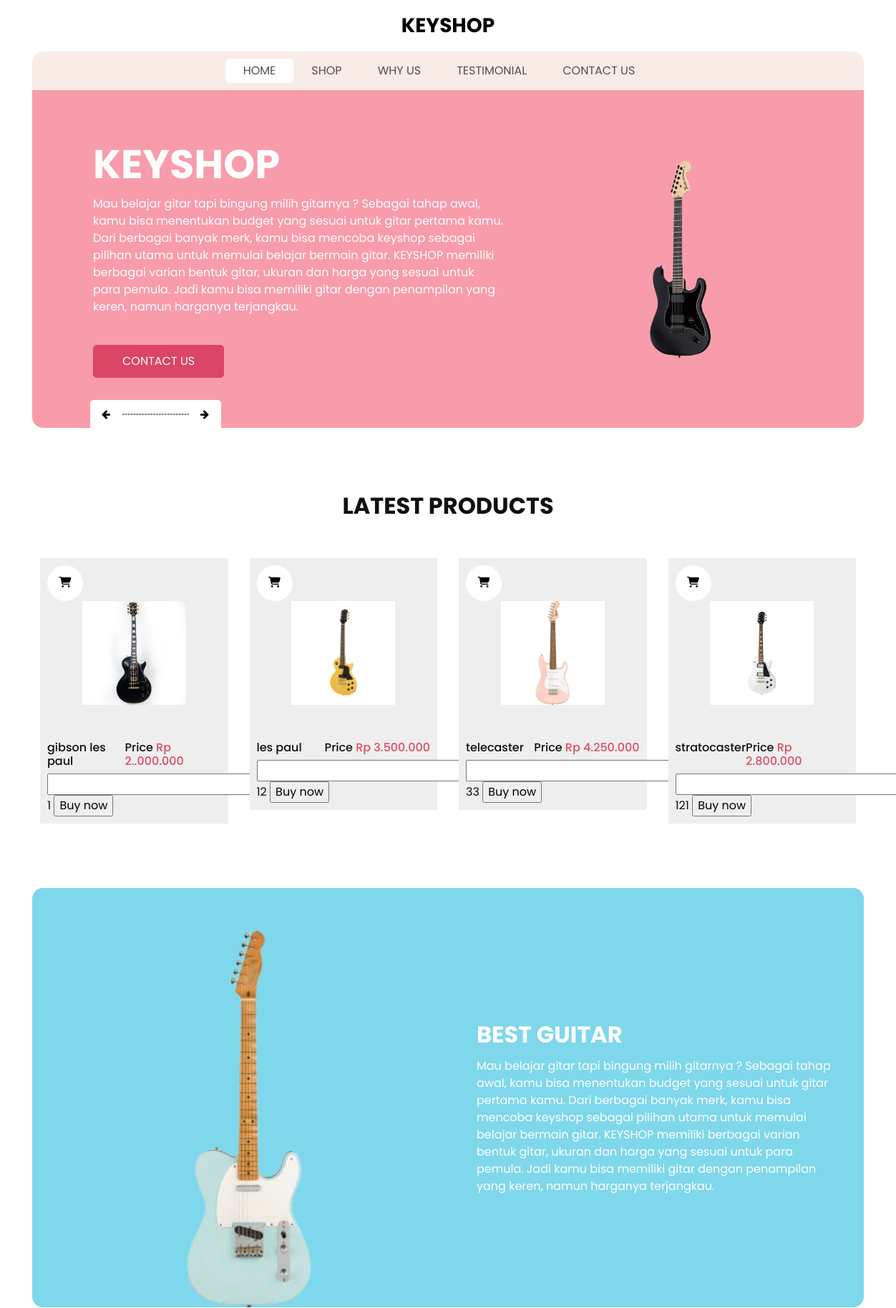
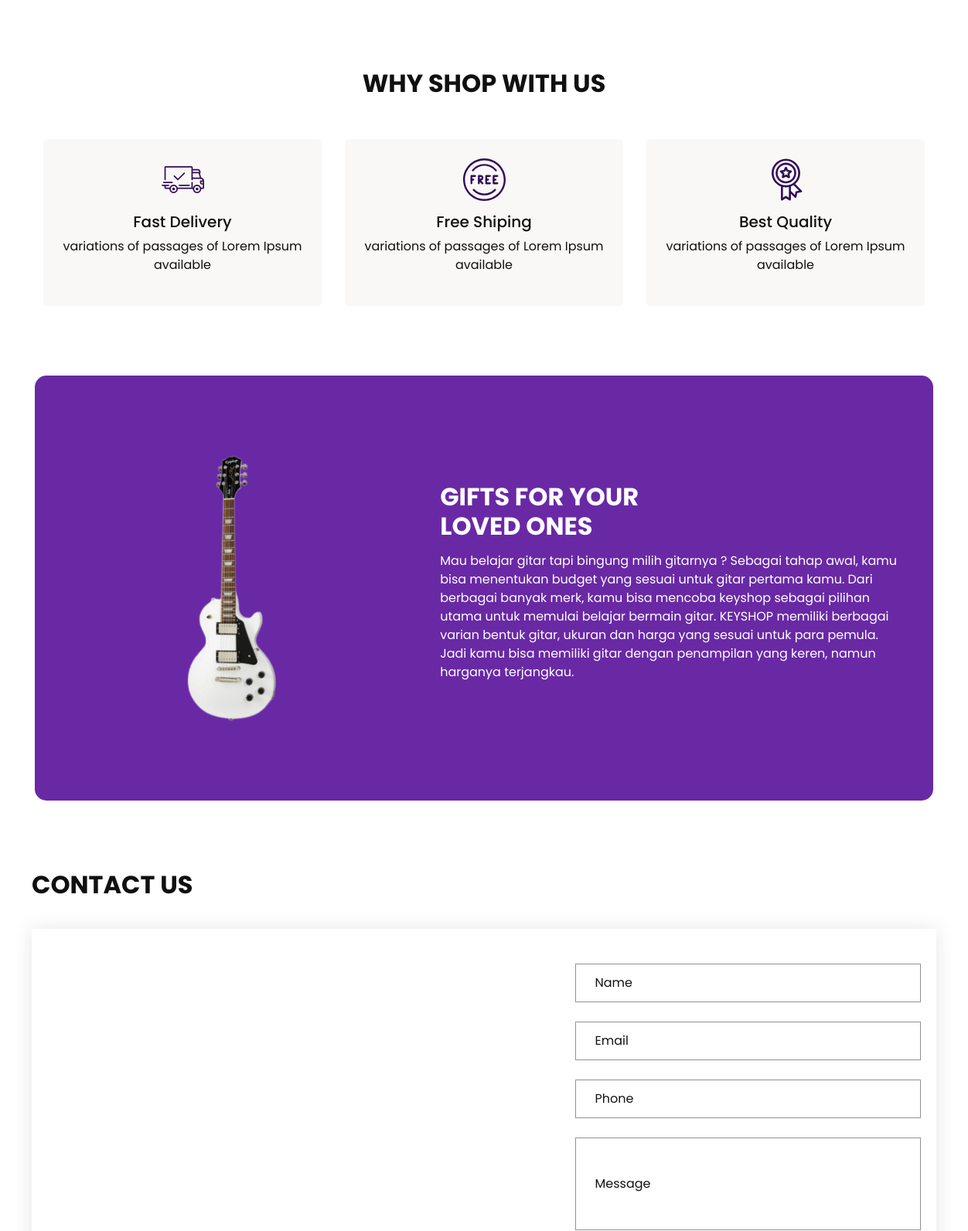
The app's page /home.php (upper part) with its own data (2 pictures, top to bottom).
### tables this page shows
CREATE TABLE `barang` (
  `id_barang` int(11) NOT NULL,
  `foto` text NOT NULL,
  `no_barang` varchar(255) NOT NULL,
  `nama_barang` varchar(255) NOT NULL,
  `harga` varchar(100) NOT NULL,
  `stok` int(11) NOT NULL
);

### home.php (the view, shortened to what this page needs)
<!DOCTYPE html>
<html>
<head>
  <link rel="stylesheet" href="https://cdnjs.cloudflare.com/ajax/libs/font-awesome/6.4.2/css/all.min.css" />
  <link rel="stylesheet" type="text/css" href="https://cdnjs.cloudflare.com/ajax/libs/OwlCarousel2/2.3.4/assets/owl.carousel.min.css" />
  <link rel="stylesheet" type="text/css" href="css/bootstrap.css" />
  <link href="css/style.css" rel="stylesheet" />
  <link href="css/responsive.css" rel="stylesheet" />
</head>
<body>
  <div class="hero_area">
    <header class="header_section">
      <nav class="navbar navbar-expand-lg custom_nav-container ">
        <a class="navbar-brand" href="index.html">
          <span>
            KEYSHOP
          </span>
        </a>
        <div class="collapse navbar-collapse" id="navbarSupportedContent">
          <ul class="navbar-nav  ">
            <li class="nav-item active">
              <a class="nav-link" href="home.php">Home <span class="sr-only">(current)</span></a>
            </li>
            <li class="nav-item">
              <a class="nav-link" href="shop.php">
                Shop
              </a>
            </li>
            <li class="nav-item">
              <a class="nav-link" href="why.php">
                Why Us
              </a>
            </li>
            <li class="nav-item">
              <a class="nav-link" href="testimonial.php">
                Testimonial
              </a>
            </li>
            <li class="nav-item">
              <a class="nav-link" href="contact.php">Contact Us</a>
            </li>
          </ul>
        </div>
      </nav>
    </header>
    <section class="slider_section">
      <div class="slider_container">
        <div id="carouselExampleIndicators" class="carousel slide" data-ride="carousel">
          <div class="carousel-inner">
            <div class="carousel-item active">
              <div class="container-fluid">
                <div class="row">
                  <div class="col-md-7">
                    <div class="detail-box">
                      <h1>
                        KEYSHOP
                      </h1>
                      <p>
                      Mau belajar gitar tapi bingung milih gitarnya ? Sebagai tahap awal, kamu bisa menentukan budget yang sesuai untuk gitar pertama kamu. Dari berbagai banyak merk, kamu bisa mencoba keyshop sebagai pilihan utama untuk memulai belajar bermain gitar. KEYSHOP memiliki berbagai varian bentuk gitar, ukuran dan harga yang sesuai untuk para pemula. Jadi kamu bisa memiliki gitar dengan penampilan yang keren, namun harganya terjangkau.
                       </p>
                      <a href="contact.php">
                        Contact Us
                      </a>
                    </div>
                  </div>
                  <div class="col-md-5 ">
                    <div class="img-box">
                      <img src="img/bg3.png" alt="" />
                    </div>
                  </div>
                </div>
              </div>
            </div>
          </div>
          <div class="carousel_btn-box">
            <a class="carousel-control-prev" href="#carouselExampleIndicators" role="button" data-slide="prev">
              <i class="fa fa-arrow-left" aria-hidden="true"></i>
            </a>
            <img src="images/line.png" alt="" />
            <a class="carousel-control-next" href="#carouselExampleIndicators" role="button" data-slide="next">
              <i class="fa fa-arrow-right" aria-hidden="true"></i>
            </a>
          </div>
        </div>
      </div>
    </section>
  </div>
  <section class="shop_section layout_padding">
    <div class="container">
      <div class="heading_container heading_center">
        <h2>
          Latest Products
        </h2>
      </div>
      <div class="row">
      <?php
      include "config.php";
         $query = mysqli_query($conn,"SELECT * FROM barang");
         while($data=mysqli_fetch_array($query)){ ?>
        <div class="col-sm-6 col-md-4 col-lg-3">
          <div class="box">
          <form action="keranjang.php?action=add&id=<?=$data['id_barang']?>" method="post">
              <div class="img-box">
                <img src="img/<?=$data['foto']?>" alt="">
              </div>
              <div class="detail-box">
                <h6>
                <?=$data['nama_barang']?>
                </h6>
                <h6>
                  Price
                  <span>
                  Rp <?=$data['harga']?>
                  </span>
                </h6>
              </div>
                            <input type="number" name="quantity">
                            <?=$data['stok']?>
                            <input type="submit" class="read-more" name="add" value="Buy now">
              <div class="new">
                <span >
                <a href="keranjang.php">
                  <i class="fas fa-cart-shopping"> </a></i>
                </span>
              </div>
          </div>
        </div>
         <?php } ?>
         </div>
      </div>
  </section>
  <section class="saving_section ">
    <div class="box">
      <div class="container-fluid">
        <div class="row">
          <div class="col-lg-6">
            <div class="img-box">
              <img src="img/bg4.png" alt="">
            </div>
          </div>
          <div class="col-lg-6">
            <div class="detail-box">
              <div class="heading_container">
                <h2>
                  Best Guitar
                </h2>
              </div>
              <p>
              Mau belajar gitar tapi bingung milih gitarnya ? Sebagai tahap awal, kamu bisa menentukan budget yang sesuai untuk gitar pertama kamu. Dari berbagai banyak merk, kamu bisa mencoba keyshop sebagai pilihan utama untuk memulai belajar bermain gitar. KEYSHOP memiliki berbagai varian bentuk gitar, ukuran dan harga yang sesuai untuk para pemula. Jadi kamu bisa memiliki gitar dengan penampilan yang keren, namun harganya terjangkau.
              </p>
            </div>
          </div>
        </div>
      </div>
    </div>
  </section>
  <section class="why_section layout_padding">
    <div class="container">
      <div class="heading_container heading_center">
        <h2>
          Why Shop With Us
        </h2>
      </div>
      <div class="row">
        <div class="col-md-4">
          <div class="box ">
            <div class="img-box">
            </div>
            <div class="detail-box">
              <h5>
                Fast Delivery
              </h5>
              <p>
                variations of passages of Lorem Ipsum available
              </p>
            </div>
          </div>
        </div>
        <div class="col-md-4">
          <div class="box ">
            <div class="img-box">
            </div>
            <div class="detail-box">
              <h5>
                Free Shiping
              </h5>
              <p>
                variations of passages of Lorem Ipsum available
              </p>
            </div>
          </div>
        </div>
        <div class="col-md-4">
          <div class="box ">
            <div class="img-box">
            </div>
            <div class="detail-box">
              <h5>
                Best Quality
              </h5>
              <p>
                variations of passages of Lorem Ipsum available
              </p>
            </div>
          </div>
        </div>
      </div>
    </div>
  </section>
  <section class="gift_section layout_padding-bottom">
    <div class="box ">
      <div class="container-fluid">
        <div class="row">
          <div class="col-md-5">
            <div class="img_container">
              <div class="img-box">
                <img src="img/bg5.png" alt="">
              </div>
            </div>
          </div>
          <div class="col-md-7">
            <div class="detail-box">
              <div class="heading_container">
                <h2>
                  Gifts for your <br>
                  loved ones
                </h2>
              </div>
              <p>
              Mau belajar gitar tapi bingung milih gitarnya ? Sebagai tahap awal, kamu bisa menentukan budget yang sesuai untuk gitar pertama kamu. Dari berbagai banyak merk, kamu bisa mencoba keyshop sebagai pilihan utama untuk memulai belajar bermain gitar. KEYSHOP memiliki berbagai varian bentuk gitar, ukuran dan harga yang sesuai untuk para pemula. Jadi kamu bisa memiliki gitar dengan penampilan yang keren, namun harganya terjangkau.
              </p>
            </div>
          </div>
        </div>
      </div>
    </div>
  </section>
  <section class="contact_section ">
    <div class="container px-0">
      <div class="heading_container ">
        <h2 class="">
          Contact Us
        </h2>
      </div>
    </div>
    <div class="container container-bg">
      <div class="row">
        <div class="col-lg-7 col-md-6 px-0">
          <div class="map_container">
            <div class="map-responsive">
              <iframe src="https://www.google.com/maps/embed/v1/place?key=AIzaSyA0s1a7phLN0iaD6-UE7m4qP-z21pH0eSc&q=Eiffel+Tower+Paris+France" width="600" height="300" frameborder="0" style="border:0; width: 100%; height:100%" allowfullscreen></iframe>
            </div>
          </div>
        </div>
        <div class="col-md-6 col-lg-5 px-0">
          <form action="home.php" method="post">
            <div>
              <input type="text" name="nama" placeholder="Name" />
            </div>
            <div>
              <input type="email" name="email" placeholder="Email" />
            </div>
            <div>
              <input type="text" name="no_hp" placeholder="Phone" />
            </div>
            <div>
              <input type="text" class="message-box" name="pesan" placeholder="Message" />
            </div>
          </form>
        </div>
      </div>
    </div>
  </section>
</body>
</html>

### css/responsive.css (style rules this page uses)
@media (min-width: 1200px) { .container { max-width: 1170px; } }

### records on screen
barang: foto (picture), nama_barang "gibson les paul", harga "2..000.000", stok "1"
barang: foto (picture), nama_barang "les paul", harga "3.500.000", stok "12"
barang: foto (picture), nama_barang "telecaster", harga "4.250.000", stok "33"
barang: foto (picture), nama_barang "stratocaster", harga "2.800.000", stok "121"
